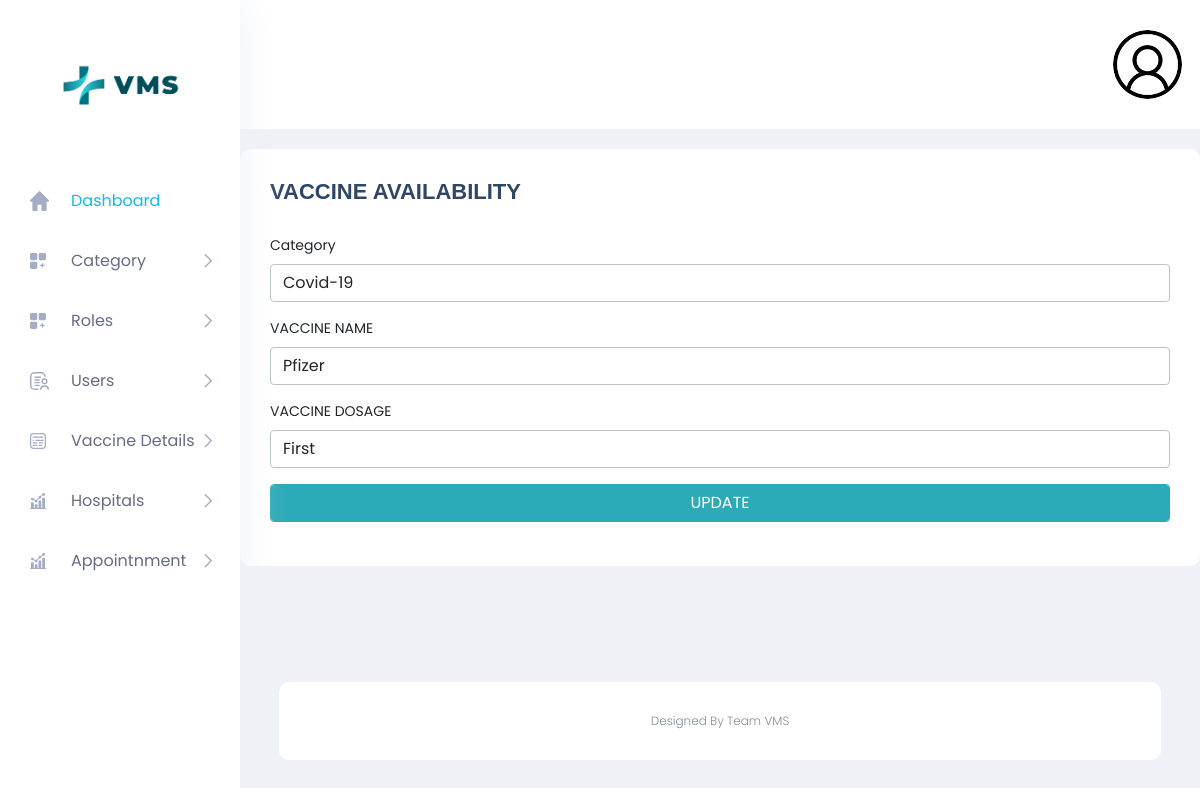
Page /ADMIN/vacc_update_form.php?id=1 (signed in) on the committed database.
### tables this page shows
CREATE TABLE `vaccine_detail` (
  `ID` int(11) NOT NULL,
  `CAT_ID_FK` int(11) NOT NULL,
  `VACCINE_NAME` varchar(40) NOT NULL,
  `DOSAGE` varchar(40) NOT NULL
);

CREATE TABLE `category` (
  `ID` int(11) NOT NULL,
  `CAT_NAME` varchar(40) NOT NULL,
  `DETAILS` mediumtext NOT NULL
);

### ADMIN/vacc_update_form.php (the view, shortened to what this page needs)
<?php include('header.php');
include('connection.php');
$i=$_GET['id'];
$q="select * from vaccine_detail where ID='$i'";
$res=mysqli_query($con,$q);
$data=mysqli_fetch_assoc($res);
$q1="select * from category";
$res1=mysqli_query($con,$q1);
?>
<div class="container-fluid p-0">
<div class="row justify-content-center">
<div class="col-lg-12">
<div class="white_box mb_30">
<div class="box_header ">
<div class="main-title">
<h3 class="mb-0">VACCINE AVAILABILITY</h3>
</div>
</div>
<form method="POST" action="vacc_insert.php">
<div class="mb-3">
<label class="form-label" for="exampleFormControlInput1">Category</label>
<select  class="form-control" name="c_id">
                       <?php while($data1=mysqli_fetch_assoc($res1)) { ?>
                       <option value="<?php echo $data1['ID'] ?><?php  if($data1['ID']==$data['CAT_ID_FK'])  { echo 'selected'; }  ?>"> <?php echo $data1['CAT_NAME'] ?> </option>
                       <?php } ?>
</select>
</div>
<div class="mb-3">
<label class="form-label" for="exampleFormControlInput1">VACCINE NAME</label>
<input type="text" class="form-control" id="exampleFormControlInput1" name="vacc_name" value="<?php echo $data['VACCINE_NAME'] ?>">
</div>
<div class="mb-3">
<label class="form-label" for="exampleFormControlInput1">VACCINE DOSAGE</label>
<input type="text" class="form-control" id="exampleFormControlInput1" name="dsg" value="<?php echo $data['DOSAGE'] ?>">
</div>
<button type="submit" class="btn btn-primary form-control" name="btn">UPDATE</button>
<?php include('footer.php') ?>

### rows in the picture
vaccine_detail: c_id "Covid-19", vacc_name "Pfizer", dsg "First"
